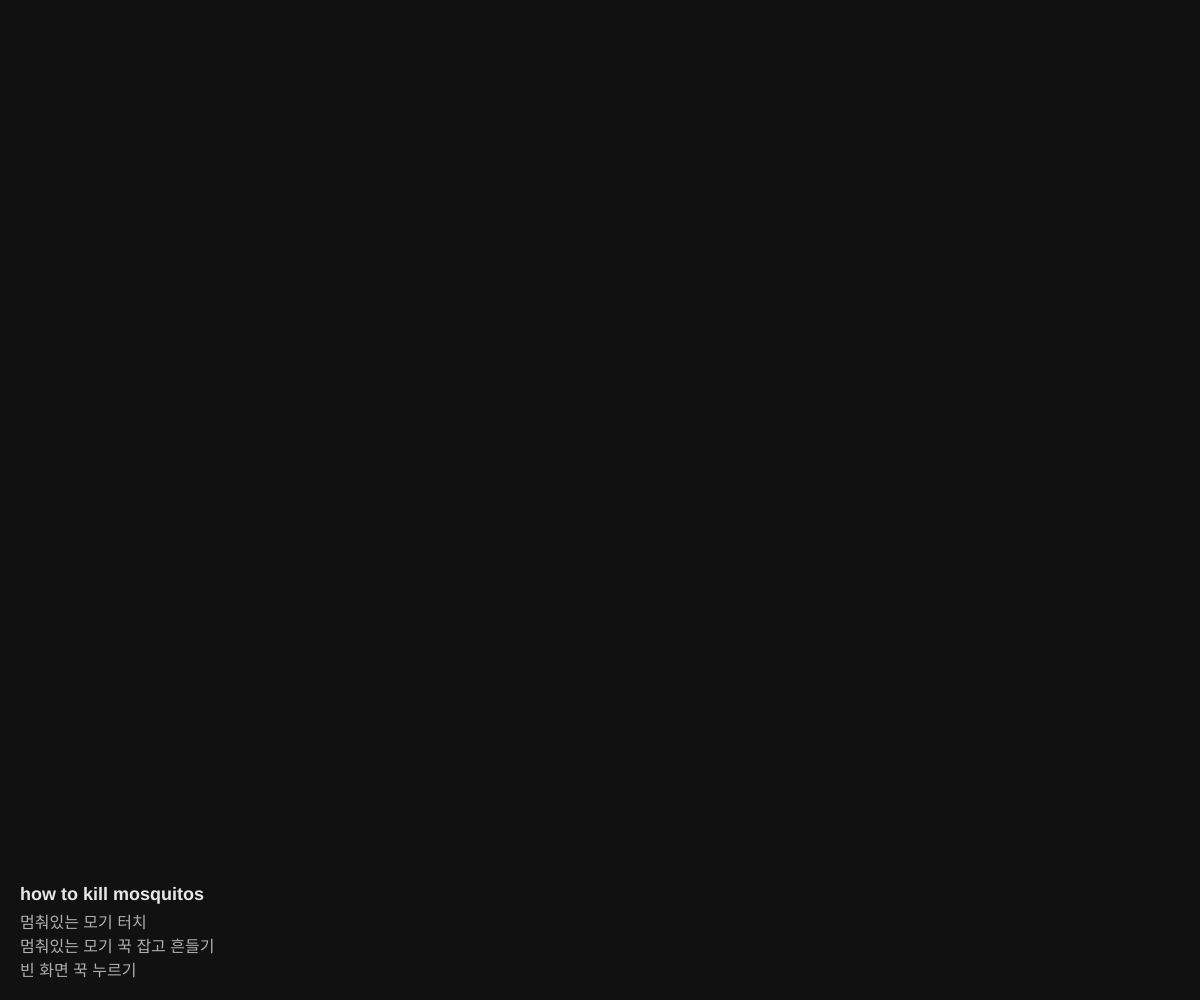
Frame 1 (no input)
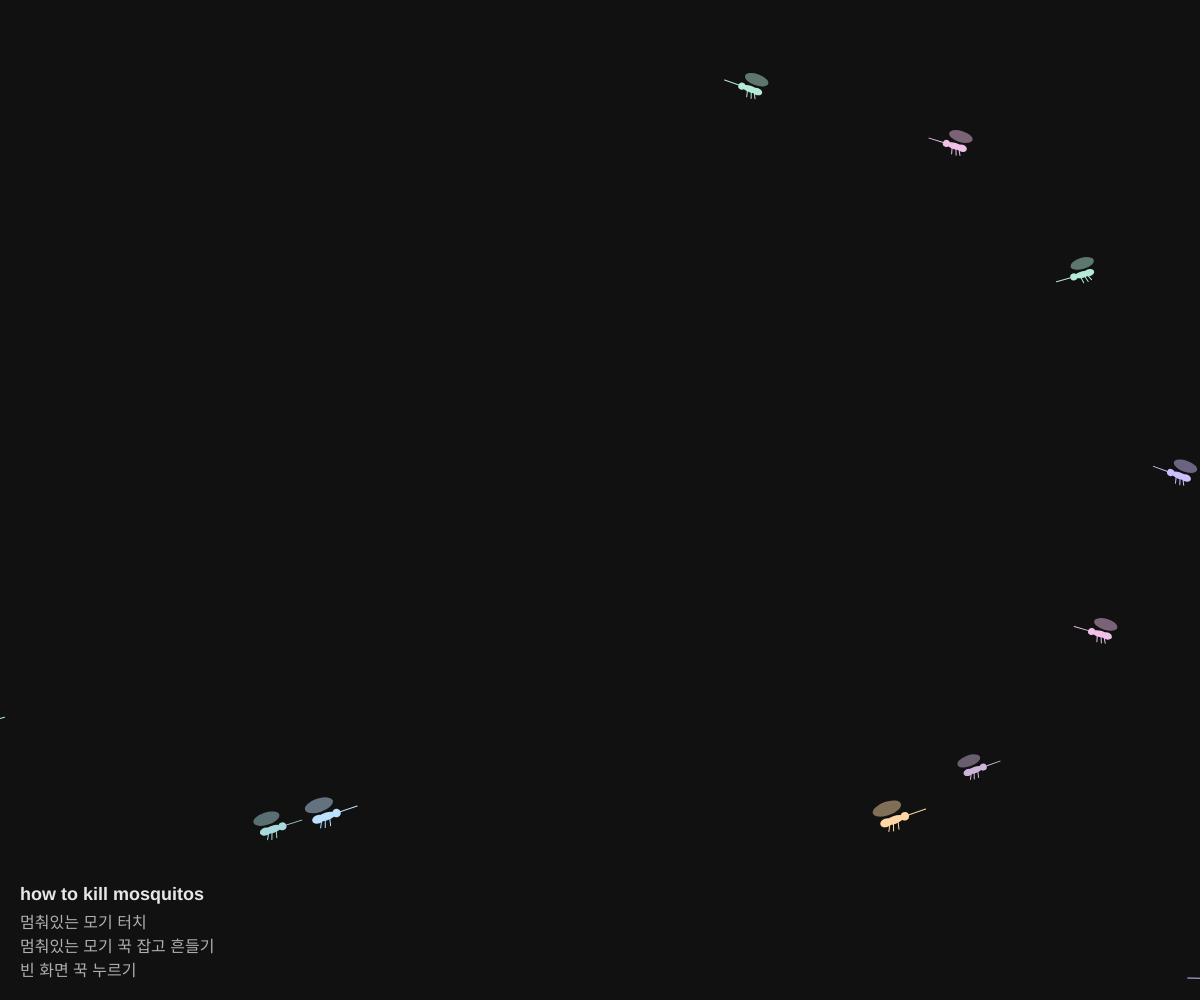
Frame 60 (no input)
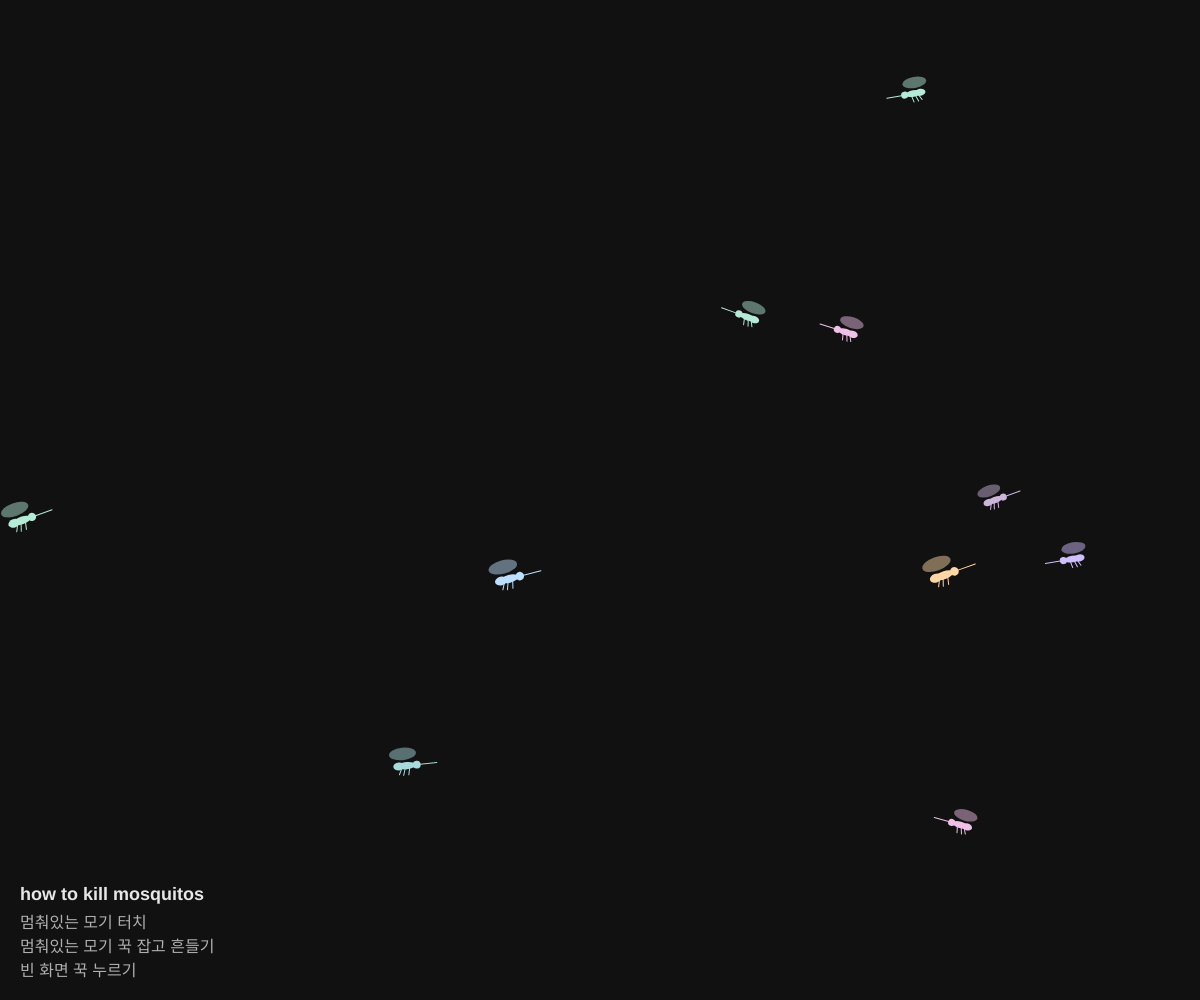
Frame 120 (the mouse pressed at the canvas centre since frame 60)

The p5.js sketch that drew these frames (run headless with seeded random() and noise() and a simulated clock; from frame 60 on, the mouse is pressed at the canvas centre):

// p5.js sketch
// ── sketch.js
let mosquitoColors = [
  "#FFB3BA",
  "#FFCC80",
  "#FFF59D",
  "#B5EAD7",
  "#BDE0FE",
  "#CDB4DB",
  "#A8DADC",
  "#F1C0E8",
  "#CDEAC0",
  "#FFD6A5",
  "#B8F2E6",
  "#D0BFFF"
];

let mosquitoes = [];
let dots = [];

let heldMosquito = null;

let isTouching = false;
let lastTouchTime = 0;

const SHIELD_RADIUS = 30;
const WALL_TOUCH_RADIUS = 55;


function setup() {

  const canvas = createCanvas(
    windowWidth,
    windowHeight
  );

  noStroke();
  background("#111111");

  const canvasElement = canvas.elt;

  canvasElement.style.touchAction = "none";
  canvasElement.style.userSelect = "none";
  canvasElement.style.webkitUserSelect = "none";
  canvasElement.style.webkitTouchUserSelect = "none";
  canvasElement.style.webkitTouchCallout = "none";

  canvasElement.addEventListener(
    "touchstart",
    nativeTouchStart,
    { passive: false }
  );

  canvasElement.addEventListener(
    "touchmove",
    nativeTouchMove,
    { passive: false }
  );

  canvasElement.addEventListener(
    "touchend",
    nativeTouchEnd,
    { passive: false }
  );

  canvasElement.addEventListener(
    "touchcancel",
    nativeTouchEnd,
    { passive: false }
  );

  frameRate(60);

  for (let i = 0; i < 12; i++) {
    mosquitoes.push(
      createMosquitoFromEdge()
    );
  }
}


function draw() {

  background("#111111");

  drawHelp();

  for (
    let i = mosquitoes.length - 1;
    i >= 0;
    i--
  ) {

    const mosquito = mosquitoes[i];

    mosquito.update();
    mosquito.display();

    if (mosquito.death) {
      mosquitoes.splice(i, 1);
    }
  }

  while (mosquitoes.length < 12) {
    mosquitoes.push(
      createMosquitoFromEdge()
    );
  }

  for (let i = 0; i < dots.length; i++) {
    dots[i].display();
  }
}


// =================================================
// 설명 (왼쪽 아래 구석)
// =================================================

function drawHelp() {

  const lines = [
    "멈춰있는 모기 터치",
    "멈춰있는 모기 꾹 잡고 흔들기",
    "빈 화면 꾹 누르기"
  ];

  const margin = 20;
  const lineHeight = 24;

  push();

  noStroke();
  textAlign(LEFT, BOTTOM);
  textSize(16);

  let y = height - margin;

  fill(255, 255, 255, 170);
  textStyle(NORMAL);

  for (let i = lines.length - 1; i >= 0; i--) {
    text(lines[i], margin, y);
    y -= lineHeight;
  }

  textSize(18);
  fill(255, 255, 255, 230);
  textStyle(BOLD);
  text("how to kill mosquitos", margin, y - 4);

  pop();
}


// =================================================
// 모기 생성
// =================================================

function createMosquitoFromEdge() {

  let x;
  let y;

  const side = floor(random(4));

  if (side === 0) {
    x = random(width);
    y = -40;
  }

  else if (side === 1) {
    x = width + 40;
    y = random(height);
  }

  else if (side === 2) {
    x = random(width);
    y = height + 40;
  }

  else {
    x = -40;
    y = random(height);
  }

  return new Mosquito(x, y);
}


// =================================================
// 마우스
// =================================================

function mousePressed() {

  if (
    millis() - lastTouchTime < 500
  ) {
    return false;
  }

  if (isTouching) {
    return false;
  }

  handleMousePress(
    mouseX,
    mouseY
  );

  return false;
}


function handleMousePress(x, y) {

  const wallMosquito =
    findWallMosquito(x, y);

  if (wallMosquito) {
    startHold(wallMosquito, x, y);
    return;
  }

  const mosquito =
    findNearestFlyingMosquito(x, y);

  if (!mosquito) {
    return;
  }

  mosquito.startAttracting(
    x,
    y
  );
}


function mouseDragged() {

  if (isTouching) {
    return false;
  }

  updateMouseAttractTarget(
    mouseX,
    mouseY
  );

  return false;
}


function updateMouseAttractTarget(
  x,
  y
) {

  moveHold(x, y);

  for (
    let i = 0;
    i < mosquitoes.length;
    i++
  ) {

    const mosquito = mosquitoes[i];

    if (
      mosquito.state === "attract" ||
      mosquito.state === "suck"
    ) {

      mosquito.setAttractTarget(
        x,
        y
      );
    }
  }
}


function mouseReleased() {

  if (isTouching) {
    return false;
  }

  endHold();

  stopAllAttracting();

  return false;
}


// =================================================
// 모바일 터치 위치
// =================================================

function getNativeTouchPosition(touch) {

  const rect =
    canvas.elt.getBoundingClientRect();

  return {

    x:
      (touch.clientX - rect.left) *
      (width / rect.width),

    y:
      (touch.clientY - rect.top) *
      (height / rect.height)
  };
}


// =================================================
// 터치 시작
// =================================================

function nativeTouchStart(event) {

  event.preventDefault();

  if (
    !event.touches ||
    event.touches.length === 0
  ) {
    return;
  }

  const touch =
    event.touches[0];

  const pos =
    getNativeTouchPosition(touch);

  lastTouchTime =
    millis();

  isTouching =
    true;

  handleTouchPress(
    pos.x,
    pos.y
  );
}


function handleTouchPress(x, y) {

  const wallMosquito =
    findWallMosquito(x, y);

  if (wallMosquito) {
    startHold(wallMosquito, x, y);
    return;
  }

  const mosquito =
    findNearestFlyingMosquito(x, y);

  if (!mosquito) {
    return;
  }

  mosquito.startAttracting(
    x,
    y
  );
}


// =================================================
// 터치 이동
// =================================================

function nativeTouchMove(event) {

  event.preventDefault();

  if (!isTouching) {
    return;
  }

  if (
    !event.touches ||
    event.touches.length === 0
  ) {
    return;
  }

  const touch =
    event.touches[0];

  const pos =
    getNativeTouchPosition(touch);

  updateTouchAttractTarget(
    pos.x,
    pos.y
  );
}


function updateTouchAttractTarget(
  x,
  y
) {

  moveHold(x, y);

  for (
    let i = 0;
    i < mosquitoes.length;
    i++
  ) {

    const mosquito =
      mosquitoes[i];

    if (
      mosquito.state === "attract" ||
      mosquito.state === "suck"
    ) {

      mosquito.setAttractTarget(
        x,
        y
      );
    }
  }
}


// =================================================
// 터치 종료
// =================================================

function nativeTouchEnd(event) {

  event.preventDefault();

  endHold();

  stopAllAttracting();

  isTouching = false;

  lastTouchTime =
    millis();
}


// =================================================
// 멈춰있는 모기 잡기 / 흔들기
// =================================================

function startHold(mosquito, x, y) {

  if (mosquito.grab(x, y)) {
    heldMosquito = mosquito;
  }
}


function moveHold(x, y) {

  if (heldMosquito) {
    heldMosquito.setHeldTarget(x, y);
  }
}


function endHold() {

  if (heldMosquito) {
    heldMosquito.release();
    heldMosquito = null;
  }
}


function stopAllAttracting() {

  for (
    let i = 0;
    i < mosquitoes.length;
    i++
  ) {

    const mosquito =
      mosquitoes[i];

    if (
      mosquito.state === "attract" ||
      mosquito.state === "suck"
    ) {

      mosquito.stopAttracting();
    }
  }
}


// =================================================
// 가장 가까운 날아다니는 모기
// =================================================

function findNearestFlyingMosquito(
  x,
  y
) {

  let nearest = null;

  let nearestDistanceSq =
    Infinity;

  for (
    let i = 0;
    i < mosquitoes.length;
    i++
  ) {

    const mosquito =
      mosquitoes[i];

    if (
      mosquito.state !== "fly"
    ) {
      continue;
    }

    const dx =
      mosquito.x - x;

    const dy =
      mosquito.y - y;

    const distanceSq =
      dx * dx +
      dy * dy;

    if (
      distanceSq <
      nearestDistanceSq
    ) {

      nearestDistanceSq =
        distanceSq;

      nearest =
        mosquito;
    }
  }

  return nearest;
}


// =================================================
// 벽 모기 찾기
// =================================================

function findWallMosquito(
  x,
  y
) {

  let nearest = null;

  let nearestDistanceSq =
    WALL_TOUCH_RADIUS *
    WALL_TOUCH_RADIUS;

  for (
    let i = 0;
    i < mosquitoes.length;
    i++
  ) {

    const mosquito =
      mosquitoes[i];

    if (
      mosquito.state !== "wall"
    ) {
      continue;
    }

    const dx =
      mosquito.x - x;

    const dy =
      mosquito.y - y;

    const distanceSq =
      dx * dx +
      dy * dy;

    if (
      distanceSq <
      nearestDistanceSq
    ) {

      nearestDistanceSq =
        distanceSq;

      nearest =
        mosquito;
    }
  }

  return nearest;
}


// =================================================
// 컬러 점
// =================================================

class ColorDot {

  constructor(x, y, c) {

    this.x = x;
    this.y = y;
    this.c = c;

    this.size =
      random(16, 24);
  }

  display() {

    noStroke();

    fill(this.c);

    circle(
      this.x,
      this.y,
      this.size
    );
  }
}


function createDot(x, y, c) {

  dots.push(
    new ColorDot(
      x,
      y,
      c
    )
  );
}


// =================================================
// 화면 크기
// =================================================

function windowResized() {

  resizeCanvas(
    windowWidth,
    windowHeight
  );
}
// ── Mosquito.js
// 잡고 흔들기 설정
const SHAKE_MIN_STEP = 4;     // 이만큼 움직여야 흔든 것으로 센다
const SHAKE_LIMIT = 8;        // 방향을 이만큼 바꾸면 어지러워진다
const SHAKE_DECAY = 0.03;     // 프레임마다 줄어드는 흔든 횟수
const DIZZY_FRAMES = 36;      // 빙글빙글 도는 시간
const TAP_FRAMES = 20;        // 이 시간 안에 떼면 톡 터치
const TAP_MOVE = 12;          // 이만큼보다 덜 움직여야 톡 터치


class Mosquito {

  constructor(x, y) {

    this.x = x;
    this.y = y;

    this.size =
      random(18, 24);

    this.c =
      random(mosquitoColors);

    this.baseColor =
      color(this.c);

    this.wingColor =
      color(this.c);

    this.wingColor.setAlpha(120);

    this.topWingColor =
      color(this.c);

    this.topWingColor.setAlpha(135);


    // 비행
    this.angle =
      random(TWO_PI);

    this.speed =
      random(3.5, 5);

    this.targetSpeed =
      this.speed;

    this.targetAngle =
      this.angle;

    this.changeTimer =
      random(100, 180);


    // 비행 움직임
    this.flightTime =
      random(0, 1000);

    this.wobbleAmount =
      random(0.8, 1.5);


    // 상태
    this.state =
      "fly";

    this.death =
      false;


    // 벽
    this.targetX = 0;
    this.targetY = 0;

    this.wallTimer = 0;

    this.wallDuration =
      random(120, 240);


    // 손가락
    this.touchX = 0;
    this.touchY = 0;


    // 흡혈
    this.suckTimer = 0;

    this.suckDuration =
      120;

    this.belly = 1;


    // 화면 기울기
    this.visualAngle = 0;


    // 제거 효과
    this.burstSize = 0;
    this.burstAlpha = 255;


    // 잡고 흔들기
    this.heldFrames = 0;
    this.heldMoved = 0;
    this.shake = 0;
    this.lastDX = 0;
    this.lastDY = 0;
    this.wobble = 0;

    this.dizzyTimer = 0;
    this.spin = 0;

    this.fallVX = 0;
    this.fallVY = 0;
  }


  // =================================================
  // UPDATE
  // =================================================

  update() {

    if (this.death) {
      return;
    }

    if (this.state === "fly") {
      this.updateFlying();
    }

    else if (this.state === "landing") {
      this.updateLanding();
    }

    else if (this.state === "wall") {
      this.updateWall();
    }

    else if (this.state === "attract") {
      this.updateAttract();
    }

    else if (this.state === "suck") {
      this.updateSuck();
    }

    else if (this.state === "burst") {
      this.updateBurst();
    }

    else if (this.state === "held") {
      this.updateHeld();
    }

    else if (this.state === "dizzy") {
      this.updateDizzy();
    }

    else if (this.state === "fall") {
      this.updateFall();
    }
  }


  // =================================================
  // 비행
  // =================================================

  updateFlying() {

    this.flightTime += 0.18;

    this.changeTimer--;

    if (
      this.changeTimer <= 0
    ) {
      this.chooseNewDirection();
    }


    let angleDifference =
      atan2(
        sin(
          this.targetAngle -
          this.angle
        ),
        cos(
          this.targetAngle -
          this.angle
        )
      );


    const turnSpeed =
      0.035;


    if (
      abs(angleDifference) >
      turnSpeed
    ) {

      if (
        angleDifference > 0
      ) {
        this.angle +=
          turnSpeed;
      }

      else {
        this.angle -=
          turnSpeed;
      }
    }

    else {
      this.angle =
        this.targetAngle;
    }


    this.angle =
      atan2(
        sin(this.angle),
        cos(this.angle)
      );


    this.speed =
      lerp(
        this.speed,
        this.targetSpeed,
        0.025
      );


    const sideWobble =
      sin(
        this.flightTime * 2.3
      )
      * 0.035
      * this.wobbleAmount;


    const moveAngle =
      this.angle +
      sideWobble;


    this.x +=
      cos(moveAngle) *
      this.speed;

    this.y +=
      sin(moveAngle) *
      this.speed;


    if (
      this.x < -60 ||
      this.x > width + 60 ||
      this.y < -60 ||
      this.y > height + 60
    ) {

      this.death = true;

      return;
    }


    let wantedAngle =
      sin(this.angle) *
      0.35;


    wantedAngle +=
      sin(
        this.flightTime * 2.0
      ) * 0.015;


    wantedAngle =
      constrain(
        wantedAngle,
        -0.35,
        0.35
      );


    this.visualAngle =
      lerp(
        this.visualAngle,
        wantedAngle,
        0.12
      );


    if (
      random() < 0.0015
    ) {
      this.prepareLanding();
    }
  }


  // =================================================
  // 방향 변경
  // =================================================

  chooseNewDirection() {

    const turn =
      random(-1.15, 1.15);

    this.targetAngle =
      this.angle + turn;

    this.targetAngle =
      atan2(
        sin(this.targetAngle),
        cos(this.targetAngle)
      );

    this.targetSpeed =
      random(3.5, 5.5);

    this.changeTimer =
      random(110, 190);
  }


  // =================================================
  // 착륙
  // =================================================

  prepareLanding() {

    this.state =
      "landing";

    this.targetX =
      random(
        60,
        width - 60
      );

    this.targetY =
      random(
        60,
        height - 60
      );
  }


  updateLanding() {

    const dx =
      this.targetX - this.x;

    const dy =
      this.targetY - this.y;

    const d =
      sqrt(
        dx * dx +
        dy * dy
      );


    if (d < 4) {

      this.x =
        this.targetX;

      this.y =
        this.targetY;

      this.state =
        "wall";

      this.wallTimer =
        0;

      return;
    }


    const targetAngle =
      atan2(
        dy,
        dx
      );


    const difference =
      atan2(
        sin(
          targetAngle -
          this.angle
        ),
        cos(
          targetAngle -
          this.angle
        )
      );


    // 목표 가까이에서는 방향을 빨리 틀고 속도를 줄여서,
    // 목표 주위를 빙글빙글 도는 일이 없게 한다
    const turn =
      d < 100
        ? 0.3
        : 0.05;

    this.angle +=
      difference * turn;


    const landingSpeed =
      min(
        d,
        2.5
      );

    this.x +=
      cos(this.angle) *
      landingSpeed;

    this.y +=
      sin(this.angle) *
      landingSpeed;


    let wantedAngle =
      constrain(
        sin(this.angle) *
        0.35,
        -0.35,
        0.35
      );


    this.visualAngle =
      lerp(
        this.visualAngle,
        wantedAngle,
        0.1
      );
  }


  // =================================================
  // 벽
  // =================================================

  updateWall() {

    this.wallTimer++;

    if (
      this.wallTimer >
      this.wallDuration
    ) {
      this.flyAgain();
    }
  }


  flyAgain() {

    this.state =
      "fly";

    this.angle +=
      random(-0.4, 0.4);

    this.targetAngle =
      this.angle;

    this.speed =
      random(3.5, 5);

    this.targetSpeed =
      random(3.5, 5.5);

    this.changeTimer =
      random(100, 180);

    this.flightTime =
      random(0, 1000);

    this.belly =
      1;
  }


  // =================================================
  // 흡혈 시작
  // =================================================

  startAttracting(
    x,
    y
  ) {

    if (
      this.state !== "fly"
    ) {
      return;
    }


    this.state =
      "attract";


    this.touchX =
      x;

    this.touchY =
      y;
  }


  // =================================================
  // 터치 위치 변경
  // =================================================

  setAttractTarget(
    x,
    y
  ) {

    if (
      this.state === "attract" ||
      this.state === "suck"
    ) {

      this.touchX =
        x;

      this.touchY =
        y;
    }
  }


  // =================================================
  // 주둥이 위치
  // =================================================

  getNosePosition() {

    const noseLength =
      this.size * 1.45;


    const facing =
      cos(this.angle) >= 0
        ? 1
        : -1;


    const localX =
      noseLength * facing;


    return {

      x:
        this.x +
        cos(this.visualAngle) *
        localX,

      y:
        this.y +
        sin(this.visualAngle) *
        localX
    };
  }


  // =================================================
  // 손가락으로 접근
  // =================================================

  updateAttract() {

    const dx =
      this.touchX -
      this.x;

    const dy =
      this.touchY -
      this.y;


    const distance =
      sqrt(
        dx * dx +
        dy * dy
      );


    // ---------------------------------------------
    // 방향을 손가락 쪽으로 돌림
    // ---------------------------------------------

    const targetAngle =
      atan2(
        dy,
        dx
      );


    const difference =
      atan2(
        sin(
          targetAngle -
          this.angle
        ),
        cos(
          targetAngle -
          this.angle
        )
      );


    this.angle +=
      difference * 0.08;


    this.flightTime +=
      0.15;


    const wobble =
      sin(
        this.flightTime * 2
      ) * 0.02;


    const moveAngle =
      this.angle +
      wobble;


    // ---------------------------------------------
    // 화면 기울기
    // ---------------------------------------------

    let wantedAngle =
      sin(this.angle) *
      0.35;


    wantedAngle =
      constrain(
        wantedAngle,
        -0.35,
        0.35
      );


    this.visualAngle =
      lerp(
        this.visualAngle,
        wantedAngle,
        0.12
      );


    // ---------------------------------------------
    // 주둥이 끝이 손가락에서 SHIELD_RADIUS만큼
    // 떨어진 곳에 오도록 목표 몸 위치 계산
    // ---------------------------------------------

    const facing =
      cos(this.angle) >= 0
        ? 1
        : -1;


    const noseLength =
      this.size * 1.45;


    const noseOffsetX =
      cos(this.visualAngle) *
      noseLength *
      facing;


    const noseOffsetY =
      sin(this.visualAngle) *
      noseLength *
      facing;


    // 모기와 손가락 사이의 방향
    let dirX =
      this.x -
      this.touchX;

    let dirY =
      this.y -
      this.touchY;


    let dirDistance =
      sqrt(
        dirX * dirX +
        dirY * dirY
      );


    if (
      dirDistance < 0.001
    ) {

      dirX =
        -cos(this.angle);

      dirY =
        -sin(this.angle);

      dirDistance = 1;
    }


    dirX /=
      dirDistance;

    dirY /=
      dirDistance;


    // 주둥이가 위치해야 하는 곳
    const noseTargetX =
      this.touchX +
      dirX *
      SHIELD_RADIUS;


    const noseTargetY =
      this.touchY +
      dirY *
      SHIELD_RADIUS;


    // 주둥이 목표 → 몸 중심 목표
    const bodyTargetX =
      noseTargetX -
      noseOffsetX;


    const bodyTargetY =
      noseTargetY -
      noseOffsetY;


    const bodyDX =
      bodyTargetX -
      this.x;

    const bodyDY =
      bodyTargetY -
      this.y;


    const bodyDistance =
      sqrt(
        bodyDX * bodyDX +
        bodyDY * bodyDY
      );


    // ---------------------------------------------
    // 주둥이가 커서 바로 앞에 도착
    // ---------------------------------------------

    if (
      bodyDistance < 3
    ) {

      this.x =
        bodyTargetX;

      this.y =
        bodyTargetY;

      this.state =
        "suck";

      this.suckTimer =
        0;

      this.belly =
        1;

      return;
    }


    // ---------------------------------------------
    // 목표 몸 위치로 이동
    // ---------------------------------------------

    const moveSpeed =
      min(
        5,
        bodyDistance
      );


    this.x +=
      (bodyDX / bodyDistance) *
      moveSpeed;


    this.y +=
      (bodyDY / bodyDistance) *
      moveSpeed;
  }


  // =================================================
  // 흡혈
  // =================================================

  updateSuck() {

    // ---------------------------------------------
    // 손가락과 모기의 현재 위치를 기준으로
    // 주둥이가 항상 손가락 바로 앞에 있도록 함
    // ---------------------------------------------

    let dirX =
      this.x -
      this.touchX;

    let dirY =
      this.y -
      this.touchY;


    let distance =
      sqrt(
        dirX * dirX +
        dirY * dirY
      );


    if (
      distance < 0.001
    ) {

      dirX =
        -cos(this.angle);

      dirY =
        -sin(this.angle);

      distance = 1;
    }


    dirX /=
      distance;

    dirY /=
      distance;


    const noseTargetX =
      this.touchX +
      dirX *
      SHIELD_RADIUS;


    const noseTargetY =
      this.touchY +
      dirY *
      SHIELD_RADIUS;


    const facing =
      cos(this.angle) >= 0
        ? 1
        : -1;


    const noseLength =
      this.size * 1.45;


    const noseOffsetX =
      cos(this.visualAngle) *
      noseLength *
      facing;


    const noseOffsetY =
      sin(this.visualAngle) *
      noseLength *
      facing;


    // 주둥이를 정확히 방어막 위치에 고정
    this.x =
      noseTargetX -
      noseOffsetX;

    this.y =
      noseTargetY -
      noseOffsetY;


    // ---------------------------------------------
    // 흡혈 진행
    // ---------------------------------------------

    this.suckTimer++;


    let progress =
      this.suckTimer /
      this.suckDuration;


    progress =
      constrain(
        progress,
        0,
        1
      );


    this.belly =
      1 + progress;


    if (
      this.suckTimer >=
      this.suckDuration
    ) {

      this.burst();
    }
  }


  // =================================================
  // 손가락 놓음
  // =================================================

  stopAttracting() {

    if (
      this.state === "attract" ||
      this.state === "suck"
    ) {

      this.state =
        "fly";


      this.angle +=
        random(-0.4, 0.4);


      this.targetAngle =
        this.angle;


      this.speed =
        random(3.5, 5);


      this.targetSpeed =
        random(3.5, 5.5);


      this.changeTimer =
        random(100, 180);


      this.flightTime =
        random(0, 1000);


      this.belly =
        1;
    }
  }


  // =================================================
  // 멈춰있는 모기 잡기
  // =================================================

  grab(x, y) {

    if (this.state !== "wall") {
      return false;
    }

    this.state = "held";

    this.touchX = x;
    this.touchY = y;

    this.heldFrames = 0;
    this.heldMoved = 0;
    this.shake = 0;
    this.lastDX = 0;
    this.lastDY = 0;

    return true;
  }


  // 손가락이 움직일 때: 방향이 반대로 바뀔 때마다 흔든 횟수가 쌓인다
  setHeldTarget(x, y) {

    if (this.state !== "held") {
      return;
    }

    const dx = x - this.touchX;
    const dy = y - this.touchY;

    const d = sqrt(dx * dx + dy * dy);

    this.touchX = x;
    this.touchY = y;

    this.heldMoved += d;

    if (d > SHAKE_MIN_STEP) {

      if (this.lastDX * dx + this.lastDY * dy < 0) {
        this.shake++;
      }

      this.lastDX = dx;
      this.lastDY = dy;
    }
  }


  updateHeld() {

    this.heldFrames++;

    // 손가락을 따라다닌다
    this.x = lerp(this.x, this.touchX, 0.35);
    this.y = lerp(this.y, this.touchY, 0.35);

    // 흔든 횟수는 시간이 지나면 줄어든다
    this.shake = max(0, this.shake - SHAKE_DECAY);

    // 많이 흔들수록 몸이 더 떨린다
    this.wobble =
      sin(this.heldFrames * 0.9) *
      min(this.shake / SHAKE_LIMIT, 1) *
      0.5;

    if (this.shake >= SHAKE_LIMIT) {
      this.makeDizzy();
    }
  }


  // 손가락을 뗄 때: 짧게 톡 눌렀으면 잡힘, 아니면 제자리로
  release() {

    if (this.state !== "held") {
      return;
    }

    this.state = "wall";

    if (
      this.heldFrames < TAP_FRAMES &&
      this.heldMoved < TAP_MOVE
    ) {
      this.kill();
    }
  }


  makeDizzy() {

    this.state = "dizzy";

    this.dizzyTimer = 0;
    this.spin = 0;
  }


  // 어지러워서 빙글빙글
  updateDizzy() {

    this.dizzyTimer++;

    this.spin += 0.3;

    if (this.dizzyTimer > DIZZY_FRAMES) {

      this.state = "fall";

      this.fallVX = random(-1.2, 1.2);
      this.fallVY = 0;
    }
  }


  // 툭 떨어져서 화면 아래로 사라진다
  updateFall() {

    this.fallVY += 0.7;

    this.x += this.fallVX;
    this.y += this.fallVY;

    this.spin += 0.2;

    if (this.y > height + 80) {
      this.death = true;
    }
  }


  // =================================================
  // DISPLAY
  // =================================================

  display() {

    if (
      this.state === "wall" ||
      this.state === "held" ||
      this.state === "dizzy" ||
      this.state === "fall"
    ) {

      this.displayTop();

      if (this.state === "dizzy") {
        this.displayStars();
      }
    }

    else if (
      this.state === "burst"
    ) {

      this.displayBurst();
    }

    else {

      this.displaySide();
    }
  }


  // =================================================
  // SIDE VIEW
  // =================================================

  displaySide() {

    push();

    translate(
      this.x,
      this.y
    );

    rotate(
      this.visualAngle
    );


    if (
      cos(this.angle) < 0
    ) {

      scale(-1, 1);
    }


    const s =
      this.size;

    noStroke();


    // 날개 하나

    fill(
      this.wingColor
    );

    ellipse(
      -s * 0.15,
      -s * 0.58,
      s * 1.3,
      s * 0.6
    );


    // 몸

    fill(
      this.baseColor
    );

    ellipse(
      0,
      0,
      s * 0.85,
      s * 0.35
    );


    // 배

    ellipse(
      -s * 0.38,
      0,
      s * 0.55 *
      this.belly,
      s * 0.38 *
      this.belly
    );


    // 머리

    circle(
      s * 0.48,
      0,
      s * 0.38
    );


    // 주둥이

    stroke(
      this.baseColor
    );

    strokeWeight(1);

    line(
      s * 0.65,
      0,
      s * 1.45,
      0
    );


    // 다리

    line(
      s * 0.15,
      0,
      s * 0.05,
      s * 0.45
    );

    line(
      -s * 0.05,
      0,
      -s * 0.2,
      s * 0.45
    );

    line(
      -s * 0.2,
      0,
      -s * 0.4,
      s * 0.4
    );

    pop();
  }


  // =================================================
  // TOP VIEW
  // =================================================

  displayTop() {

    push();

    translate(
      this.x,
      this.y
    );

    if (this.state === "held") {
      rotate(this.wobble);
    }

    else if (
      this.state === "dizzy" ||
      this.state === "fall"
    ) {
      rotate(this.spin);
    }

    noStroke();

    const s =
      this.size;


    fill(
      this.topWingColor
    );

    ellipse(
      -s * 0.42,
      -s * 0.2,
      s * 0.9,
      s * 0.55
    );

    ellipse(
      s * 0.42,
      -s * 0.2,
      s * 0.9,
      s * 0.55
    );


    fill(
      this.baseColor
    );

    ellipse(
      0,
      s * 0.15,
      s * 0.55,
      s
    );


    circle(
      0,
      -s * 0.36,
      s * 0.38
    );


    stroke(
      this.baseColor
    );

    strokeWeight(1);

    line(
      0,
      -s * 0.52,
      0,
      -s * 0.75
    );

    pop();
  }


  // =================================================
  // 어지러운 별
  // =================================================

  displayStars() {

    push();

    noStroke();

    fill(this.baseColor);

    for (let i = 0; i < 3; i++) {

      const a =
        this.spin * 1.5 +
        i * TWO_PI / 3;

      circle(
        this.x + cos(a) * this.size * 0.9,
        this.y - this.size * 0.6 +
        sin(a) * this.size * 0.3,
        this.size * 0.22
      );
    }

    pop();
  }


  // =================================================
  // 벽 모기 제거
  // =================================================

  kill() {

    if (
      this.state !== "wall"
    ) {
      return;
    }

    createDot(
      this.x,
      this.y,
      this.c
    );

    this.death =
      true;
  }


  // =================================================
  // 흡혈 완료
  // =================================================

  burst() {

    this.state =
      "burst";

    this.burstSize =
      this.size;

    this.burstAlpha =
      255;

    createDot(
      this.x,
      this.y,
      this.c
    );
  }


  // =================================================
  // 터지는 효과
  // =================================================

  updateBurst() {

    this.burstSize += 2;

    this.burstAlpha -= 18;

    if (
      this.burstAlpha <= 0
    ) {

      this.death =
        true;
    }
  }


  displayBurst() {

    push();

    noStroke();


    if (
      !this.burstColor
    ) {

      this.burstColor =
        color(this.c);
    }


    this.burstColor.setAlpha(
      this.burstAlpha
    );


    fill(
      this.burstColor
    );


    circle(
      this.x,
      this.y,
      this.burstSize
    );


    pop();
  }

}
